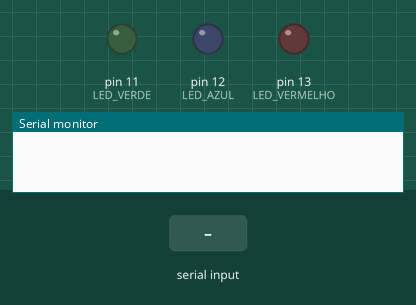
Simulated run of this sketch. Board: Arduino Uno, built with avr-gcc and run on an emulated ATmega328P. Parts: output pins drawn as LEDs (lit = HIGH), the last lines printed to the serial monitor. Inputs (shaded band) come from the test bench.

Above: at 1.2 s.
1.3 s: "A" received over Serial
At 2.4 s:
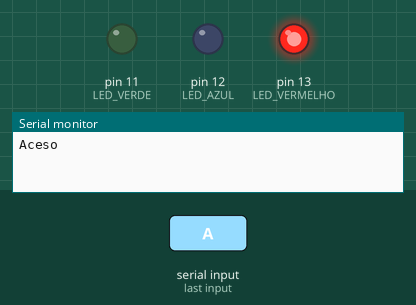
2.8 s: "B" received over Serial
At 3.6 s:
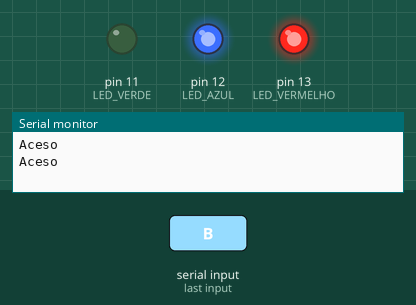
4.3 s: "C" received over Serial
At 4.7 s:
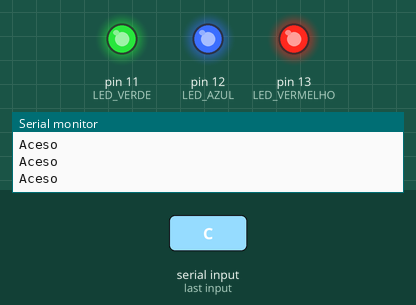
5.8 s: "A" received over Serial
At 7.0 s:
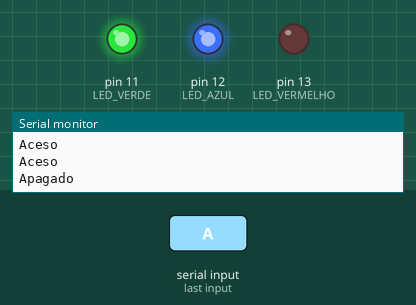
7.3 s: "B" received over Serial
At 8.2 s:
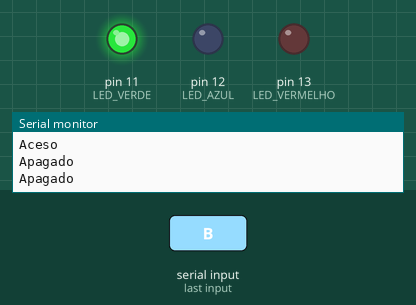
Timing chart, 0 to 9.8 s (numbered marks = the images above; inputs shaded):
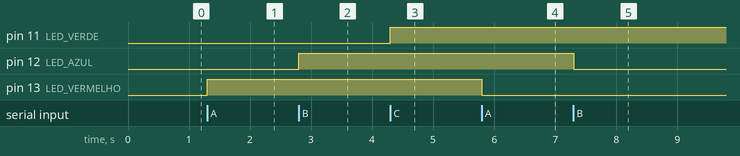

Measured:
- after the input at 1.3 s, pin 13 (LED_VERMELHO): LOW → HIGH at once
- after the input at 2.8 s, pin 12 (LED_AZUL): LOW → HIGH at once
- after the input at 4.3 s, pin 11 (LED_VERDE): LOW → HIGH at once
- after the input at 5.8 s, pin 13 (LED_VERMELHO): HIGH → LOW at once
- after the input at 7.3 s, pin 12 (LED_AZUL): HIGH → LOW at once

The sketch:

Exemplo-9-Funcoes-Variante-Switch.ino
```cpp
/*
Exemplo de utilização de funções com estrutura de decisão Switch
e outra forma de utilizar constrantes
*/
#define LED_VERMELHO 13
#define LED_AZUL 12
#define LED_VERDE 11
#define UM_SEGUNDO 1000

void setup() {
  pinMode(LED_VERMELHO,OUTPUT);
  pinMode(LED_AZUL,OUTPUT);
  pinMode(LED_VERDE,OUTPUT);
  Serial.begin(9600);
  //configura comunicação serial com 9600 bps
}

void loop() {
  if(Serial.available()){
    switch(Serial.read()){
      case 'A':
        Mudar(LED_VERMELHO);
        break;
      case 'B':
        Mudar(LED_AZUL);
        break;
      case 'C':
        Mudar(LED_VERDE);
        break;
    }
  }
}

void Mudar(int LED){
  digitalWrite(LED, !digitalRead(LED));
  if(digitalRead(LED)){
    Serial.println("Aceso");
  }else{
    Serial.println("Apagado");
  }
}
```
